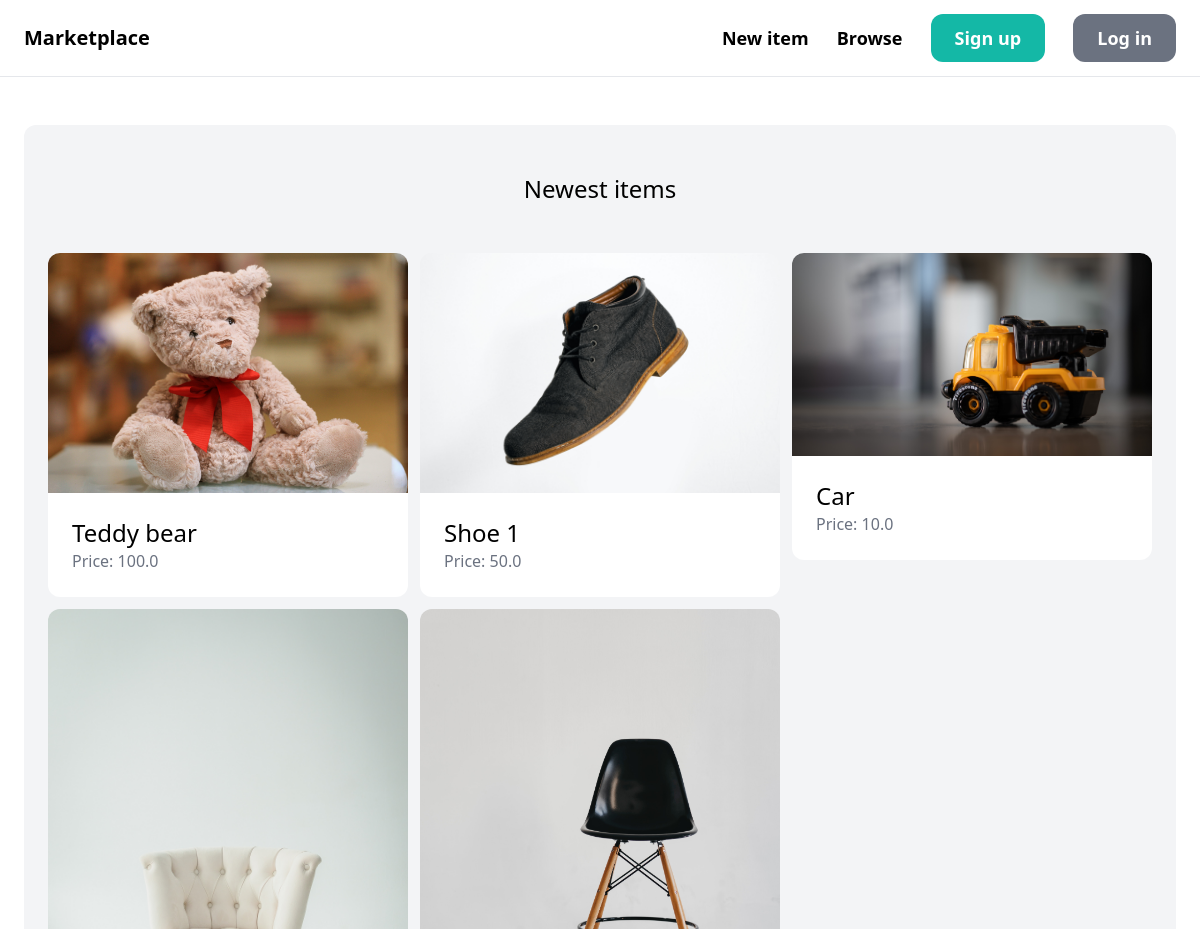
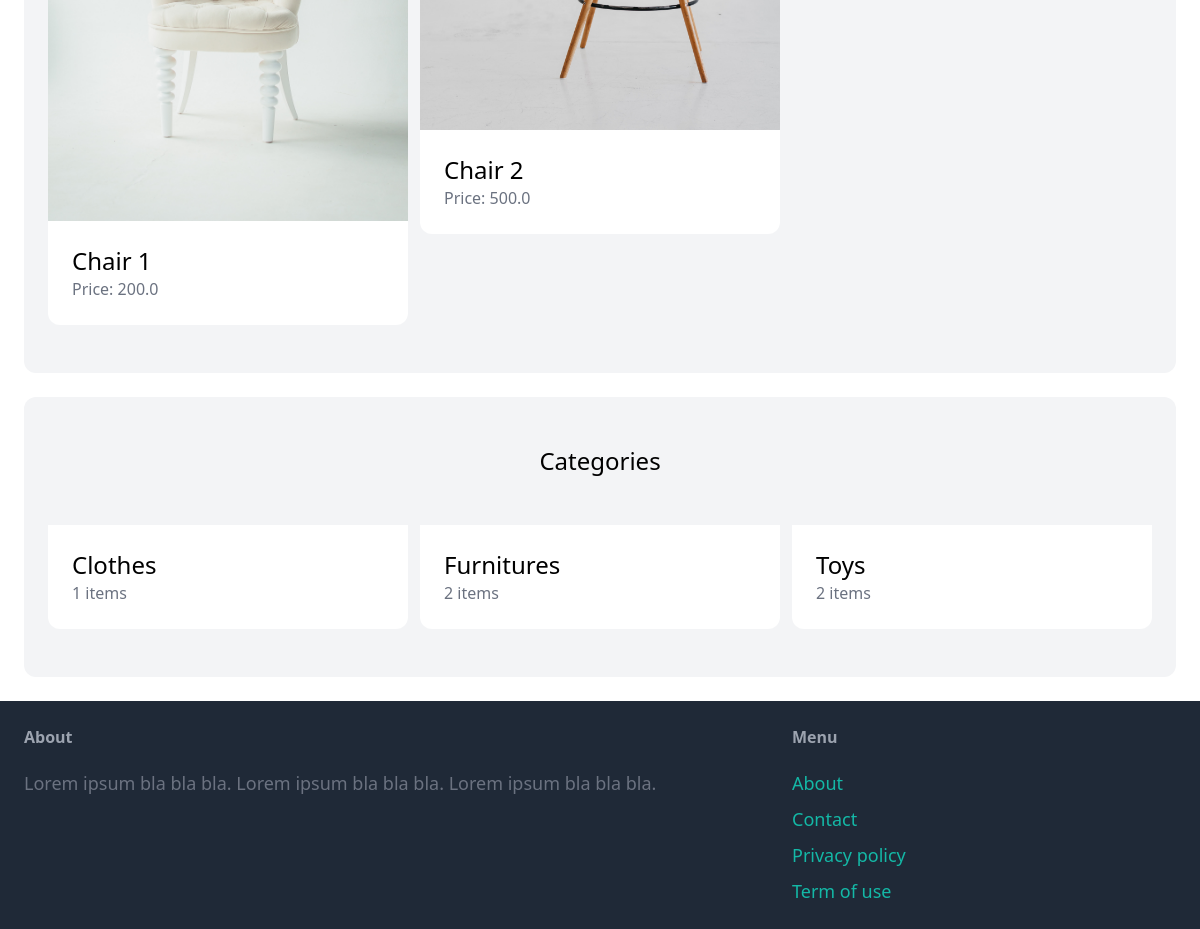
The page / on the database its author committed (2 pictures, top to bottom).
### item/models.py (models this page shows, shortened)
class Item(models.Model):
    category = models.ForeignKey(Category, related_name='items', on_delete=models.CASCADE)
    name = models.CharField(max_length=255)
    description = models.TextField(blank=True, null=True)
    price = models.FloatField()
    image = models.ImageField(upload_to='item_images', blank=True, null=True)
    is_sold = models.BooleanField(default=False)
    created_by = models.ForeignKey(User, related_name='items', on_delete=models.CASCADE)
    created_at = models.DateTimeField(auto_now=True)

class Category(models.Model):
    name = models.CharField(max_length=255)
    class Meta:
        ordering = ('name',)
        verbose_name_plural = 'Categories'

### core/views.py (the view)
# urls.py: path('', views.index, name='index'),
def index(request):
    items = Item.objects.filter(is_sold=False)[0:6]
    categories = Category.objects.all()
    return render(request, 'core/index.html', {
        'categories': categories,
        'items': items,
    })

### core/templates/core/index.html (shortened to what this page needs)
{% extends 'core/base.html' %}
{% block content %}
    <div class="mt-6 px-6 py-12 bg-gray-100 rounded-xl">
        <h2 class="mb-12 text-2xl text-center">Newest items</h2>
        <div class="grid grid-cols-3 gap-3">
            {% for item in items %}
                <div>
                    <a href="{% url 'item:detail' item.id %}">
                        <div>
                            <img src="{{ item.image.url }}" class="rounded-t-xl">
                        </div>
                        <div class="p-6 bg-white rounded-b-xl">
                            <h2 class="text-2xl">{{ item.name }}</h2>
                            <p class="text-gray-500">Price: {{ item.price }}</p>
                        </div>
                    </a>
                </div>
            {% endfor %}
        </div>
    </div>
    <div class="mt-6 px-6 py-12 bg-gray-100 rounded-xl">
        <h2 class="mb-12 text-2xl text-center">Categories</h2>
        <div class="grid grid-cols-3 gap-3">
            {% for category in categories %}
                <div>
                    <a href="#">
                        <div class="p-6 bg-white rounded-b-xl">
                            <h2 class="text-2xl">{{ category.name }}</h2>
                            <p class="text-gray-500">{{ category.items.count }} items</p>
                        </div>
                    </a>
                </div>
            {% endfor %}
        </div>
    </div>
{% endblock %}

### core/templates/core/base.html (shortened to what this page needs)
<!doctype html>
<html>
    <head>
        <script src="https://cdn.tailwindcss.com"></script>
    </head>
    <body>
        <nav class="py-6 px-6 flex justify-between items-center border-b border-gray-200">
            <a href="/" class="text-xl font-semibold">Marketplace</a>
            <div class="space-x-6">
                <a href="{% url 'item:new' %}" class="text-lg font-semibold hover:text-gray-500">New item</a>
                <a href="{% url 'item:items' %}" class="text-lg font-semibold hover:text-gray-500">Browse</a>
                {% if request.user.is_authenticated %}
                    <a href="{% url 'dashboard:index' %}" class="px-6 py-3 text-lg font-semibold bg-gray-500 text-white rounded-xl hover:bg-gray-700">Dashboard</a>
                {% else %}
                    <a href="{% url 'core:signup' %}" class="px-6 py-3 text-lg font-semibold bg-teal-500 text-white rounded-xl hover:bg-teal-700">Sign up</a>
                    <a href="{% url 'core:login' %}" class="px-6 py-3 text-lg font-semibold bg-gray-500 text-white rounded-xl hover:bg-gray-700">Log in</a>
                {% endif %}
            </div>
        </nav>
        <div class="px-6 py-6">
            {% block content %}
            {% endblock %}
        </div>
        <footer class="py-6 px-6 flex justify-between bg-gray-800">
            <div class="w-2/3 pr-10">
                <h3 class="mb-5 font-semibold text-gray-400">About</h3>
                <p class="text-lg text-gray-500">Lorem ipsum bla bla bla. Lorem ipsum bla bla bla. Lorem ipsum bla bla bla.</p>
            </div>
            <div class="w-1/3">
                <h3 class="mb-5 font-semibold text-gray-400">Menu</h3>
                <ul class="space-y-2">
                    <li><a href="#" class="text-lg text-teal-500 hover:text-teal-700">About</a></li>
                    <li><a href="{% url 'core:contact' %}" class="text-lg text-teal-500 hover:text-teal-700">Contact</a></li>
                    <li><a href="#" class="text-lg text-teal-500 hover:text-teal-700">Privacy policy</a></li>
                    <li><a href="#" class="text-lg text-teal-500 hover:text-teal-700">Term of use</a></li>
                </ul>
            </div>
        </footer>
    </body>
</html>

### rows shown on the page
Item: image (picture), name "Teddy bear", price "100.0"
Item: image (picture), name "Shoe 1", price "50.0"
Item: image (picture), name "Car", price "10.0"
Item: image (picture), name "Chair 1", price "200.0"
Item: image (picture), name "Chair 2", price "500.0"
Category: name "Clothes", items.count "1"
Category: name "Furnitures", items.count "2"
Category: name "Toys", items.count "2"
